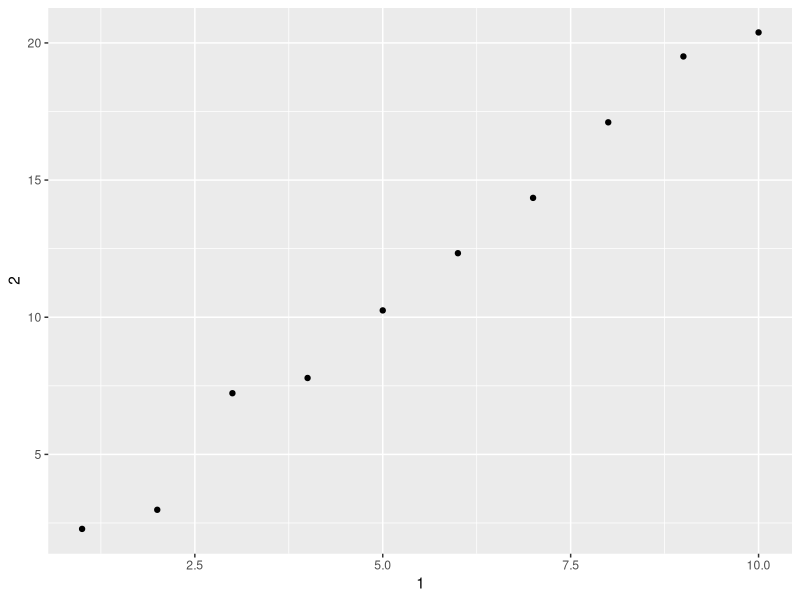

Reproduce this figure in R.
## ---- chunk 1
# load in required package
library(tidyverse)
## ---- chunk 2
# an object is a data frame
head(mtcars)

# an object is a tibble
as.tibble(mtcars)

## ---- chunk 3
# operate on a data.frame
df <- data.frame(abc = 1, xyz = "a")
df$x
df[, "xyz"]
df[, c("abc", "xyz")]
## ---- chunk 4
# operate on a 'tibble'
tb <- tibble(abc=1,xyz='a')
tb$x # this would generate a warning message since the column named 'x' doen't exist
tb[['xyz']]
tb %>% select('abc','xyz')
## ---- chunk 5
annoying <- tibble(
  `1` = 1:10,
  `2` = `1` * 2 + rnorm(length(`1`))
)
## ---- chunk 6
annoying$`1`
## ---- chunk 7
ggplot(annoying, aes(x = `1`, y = `2`)) + geom_point()
## ---- chunk 8
annoying <- annoying %>% add_column(`3`=annoying$`2`/annoying$`1`)
annoying
## ---- chunk 9
annoying <- annoying %>% rename('one'=`1`,'two'=`2`,'three'=`3`)
annoying
